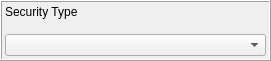
       <widget class="QFrame" name="etfMetaCFrame">
        <property name="geometry">
         <rect>
          <x>690</x>
          <y>100</y>
          <width>271</width>
          <height>61</height>
         </rect>
        </property>
        <property name="styleSheet">
         <string notr="true">border-color: rgb(0, 0, 0);</string>
        </property>
        <property name="frameShape">
         <enum>QFrame::Box</enum>
        </property>
        <property name="frameShadow">
         <enum>QFrame::Raised</enum>
        </property>
        <widget class="QWidget" name="gridLayoutWidget_16">
         <property name="geometry">
          <rect>
           <x>0</x>
           <y>0</y>
           <width>271</width>
           <height>61</height>
          </rect>
         </property>
         <layout class="QGridLayout" name="etfMetaCGrid">
          <property name="leftMargin">
           <number>5</number>
          </property>
          <property name="topMargin">
           <number>5</number>
          </property>
          <property name="rightMargin">
           <number>5</number>
          </property>
          <property name="bottomMargin">
           <number>5</number>
          </property>
          <property name="spacing">
           <number>15</number>
          </property>
          <item row="0" column="0">
           <widget class="QLabel" name="label_39">
            <property name="text">
             <string>Security Type</string>
            </property>
           </widget>
          </item>
          <item row="1" column="0" colspan="2">
           <widget class="QComboBox" name="etfMetaSTCombo"/>
          </item>
         </layout>
        </widget>
       </widget>
